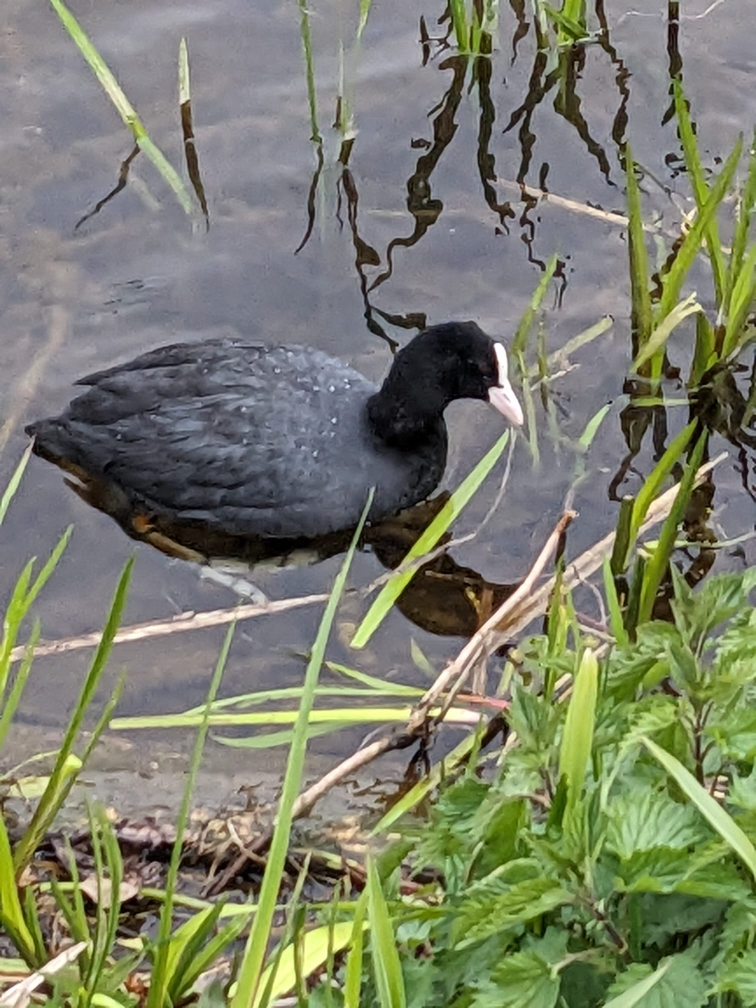
#> input picture loon_picture_bird.jpeg, 1512 x 2016 px (shown at 1/2 size)
$ jupyter execute normalization_techniques.ipynb
#> lines starting #> are read from the running program, lines starting #| are printed output that depends on the picture
# Normalization techniques

Explore different normalization techniques, adapted from large scale imagery to simplistic examples using 2d arrays

Original inspiration for the techniques applied :
- https://medium.com/sentinel-hub/how-to-normalize-satellite-images-for-deep-learning-d5b668c885af (linear normalization)
- https://arxiv.org/ftp/arxiv/papers/1710/1710.02939.pdf (gaussian and norm 2)
- https://www.nature.com/articles/s41597-022-01307-4 (dynamic world)

[cell 1]
import os
import numpy as np
import matplotlib.pyplot as plt
from sklearn.preprocessing import MinMaxScaler # Rescale arrays to 0, 100
from skimage import exposure
import scipy.stats as stats # Z-score normalization

os.chdir("/home/empathyforgiveness/max_website/max-website/_data/assets/images/normalization_distributions")

## Notebook structure

- Create functions for histogram creation and normalization techniques
- Create 3 arrays (normal distribution, left skew, right skew)
- Visualize (plot) each type of distribution after with each normalization technique

[cell 2]
def plot_histogram(arrays, titles: str, norm_type: str):

#> called with norm_type = 'Baseline Comparisons'
    num_plots = len(arrays)
    fig, axes = plt.subplots(1, num_plots, figsize=(5*num_plots, 5))

    plt.suptitle(norm_type)

    for i in range(num_plots):
        axes[i].hist(arrays[i], bins='auto')
        axes[i].set_xlabel('Value')
        axes[i].set_ylabel('Frequency')
        axes[i].set_title(titles[i])

    plt.tight_layout()

    plt.savefig(f'histogram_{norm_type}.png')
#> figure, not shown here; panel 1: tallest bar 111 high, from x = 42.86 to 47.62; panel 2: tallest bar 129 high, from x = 10.71 to 14.29; panel 3: tallest bar 124 high, from x = 86.21 to 89.66
    #plt.show()

### Standard linear normalization
- The lower and upper bounds are set to 0, 1 respectively
- We set 1st and 99th percentile parameters (this will reduce outlier influence, can cause shift in the transformed distribution when skewed data)

[cell 3]
def linear_normalization(array: np.ndarray):
    """
    Description :
        Linear normalization of an array (with optional clipping)

    Parameters:
        array : numpy array
            The array to normalize

    Returns:
        numpy array
            The normalized array

    """

    # Set the maximum value to the 99th percentile
    max_value = np.percentile(array, 98)

    # Set the minimum value to the 1st percentile
    min_value = np.percentile(array, 2)

    # Set a bounds for the normalization
    a_lower, b_upper = 0, 1

    return ((array - min_value)) * ( ( b_upper - a_lower ) / (max_value - min_value) ) + a_lower

### Dynamic world normalization

https://www.nature.com/articles/s41597-022-01307-4

[cell 4]
def dynamic_world_normalization(array: np.ndarray, percentiles: list):

    lp, up = percentiles

    # First log transform the image
    epsilon = 1e-6  # A small value to avoid log(0)
    log_array = np.log(array * 0.005 + 1 + epsilon)

    # Obtain low/upper-percentiles for current channel
    lower_percentile = np.percentile(log_array, lp)
    upper_percentile = np.percentile(log_array, up)

    # Normalize the image adjusting its scale with the percentile bounds
    normalized_array = (log_array - lower_percentile) / (upper_percentile - lower_percentile)

    # Apply the sigmoid function to the image (transforms values to sigmoid function)
    normalized_array = 1 / (1 + np.exp(-normalized_array * 2))

    return normalized_array

### Histogram Equalization

Applications of this method in image transformation can be seen (and explained) in more detail here :
- https://scikit-image.org/docs/stable/auto_examples/color_exposure/plot_equalize.html

[cell 5]
def histogram_normalization(array: np.ndarray, extra_specs: str = "Equalization"):

    if extra_specs == "Equalization":
        array = exposure.equalize_hist(array)
        return array

    elif extra_specs == "Adaptive_Equalization":
        array = exposure.equalize_adapthist(array, clip_limit=0.03)
        return array

[cell 6]
def histogram_equalization(array: np.ndarray):
    # Step 1: Calculate histogram
    hist, bins = np.histogram(array, bins=100, range=(0, 99))

    # Step 2: Calculate cumulative distribution function (CDF)
    cdf = hist.cumsum()

    # Step 3: Normalize the CDF
    cdf_normalized = (cdf - cdf.min()) * 100 / (cdf.max() - cdf.min())
    cdf_normalized = cdf_normalized.astype('uint8')

    # Step 4: Use the normalized CDF to transform the original array
    equalized_arr = np.interp(array, bins[:-1], cdf_normalized)

    return equalized_arr

### Gaussian normalization (standardization)

Paper :
- https://arxiv.org/ftp/arxiv/papers/1710/1710.02939.pdf

[cell 7]
def gaussian_normalization(array: np.ndarray):

    array = stats.zscore(array)
    return array

### Norm 2

Paper :
- https://arxiv.org/ftp/arxiv/papers/1710/1710.02939.pdf

[cell 8]
def norm2_normalization(array: np.ndarray):

    array = np.array(array)
    array = array / np.sqrt(np.sum(array**2))
    return array

## Section 2:

- Histogram creation
- Visualizations

[cell 9]
# Set a seed for reproducability
np.random.seed(80)

# Create the baseline distributions
normal_array = np.random.normal(loc=0, scale=1, size=1000)
right_skewed_array = np.random.gamma(shape=2, scale=2, size=1000)
left_skewed_array = -np.random.gamma(shape=2, scale=2, size=1000)

# Create a scaler for rescaling using min-max scaling to [0, 100]
def rescale(array):
    scaler = MinMaxScaler(feature_range=(0, 100))
    scaled_values = scaler.fit_transform(array.reshape(-1, 1)) # Reshape to 2D array
    return scaled_values.flatten() # Return to 1D array

# Rescale the arrays
normal_array = rescale(normal_array).astype(float)
right_skewed_array = rescale(right_skewed_array).astype(float)
left_skewed_array = rescale(left_skewed_array).astype(float)

# Array list
arrays = [normal_array, right_skewed_array, left_skewed_array]

# Title list
titles = ['Normal Distribution', 'Right Skewed Distribution', 'Left Skewed Distribution']

[cell 10]
plot_histogram(arrays, titles, norm_type = 'Baseline Comparisons')
linear_norm_array = linear_normalization(arrays)
plot_histogram(linear_norm_array, titles, norm_type = 'Linear Normalization')
dynamic_world_normalization_3050 = [dynamic_world_normalization(arr, [30, 50]) for arr in arrays]
dynamic_world_normalization_3070 = [dynamic_world_normalization(arr, [30, 70]) for arr in arrays]
plot_histogram(dynamic_world_normalization_3050, titles, norm_type = 'Dynamic World Normalization [30, 50]')
plot_histogram(dynamic_world_normalization_3070, titles, norm_type = 'Dynamic World Normalization [30, 70]')
histogram_normalization_array_equalization = histogram_equalization(arrays)
# histogram_normalization_array_adaptive_equalization = histogram_normalization(arrays, extra_specs = "Adaptive_Equalization")
plot_histogram(histogram_normalization_array_equalization, titles, norm_type = 'Histogram Equalization')
# plot_histogram(histogram_normalization_array_adaptive_equalization, titles, norm_type = 'Adaptive Histogram Equalization')
gaussian_normalization_array = gaussian_normalization(arrays)
plot_histogram(gaussian_normalization_array, titles, norm_type = 'Gaussian Normalization')
norm2_normalization_array = norm2_normalization(arrays)
plot_histogram(norm2_normalization_array, titles, norm_type = 'Norm2 Normalization')

[cell 11]
import cv2
from matplotlib import pyplot as plt
os.chdir("/home/empathyforgiveness/max_website/max-website/")

[cell 12]
def grayscale_histogram(array):
    print(type(array))
    hist = cv2.calcHist([array], [0], None, [256], [0, 256])
    plt.figure()
    plt.title('Grayscale Histogram')
    plt.ylabel('# of Pixels')
    plt.xlabel('Value')
    plt.plot(hist)

[cell 13]
img = cv2.imread('loon_picture_bird.jpeg', cv2.IMREAD_UNCHANGED)
#> img is the input picture: shape (2016, 1512, 3); mean B, G, R 107.2, 127, 123.2
print(img.shape)
#| (2016, 1512, 3)
b,g,r = cv2.split(img)
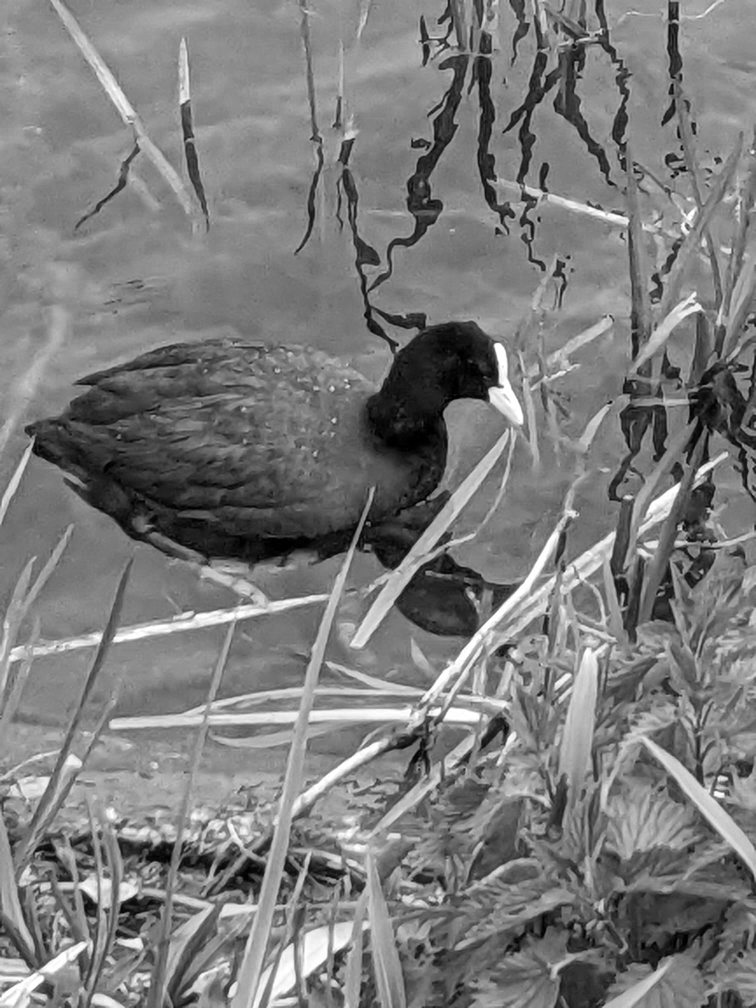
#> r: shape (2016, 1512) (shown at 1/2 size); min 0, max 255, mean 123.2
g2 = g.copy()

print(g2.shape)
#| (2016, 1512)

# Channel (1, here green, BGR) has highest reflectance, best for seeing contrast
plt.imshow(g2, cmap='gray')

[cell 14]
os.chdir("/home/empathyforgiveness/max_website/max-website/assets/imgs")

[cell 15]
baseline_hist = cv2.calcHist([g2], [0], None, [256], [0, 256])
#> baseline_hist = 256 values, max 47877 at index 136, min 1087 at index 249, mean 11907
plt.figure()
plt.title('Grayscale Histogram')
plt.ylabel('# of Pixels')
plt.xlabel('Value')
plt.plot(baseline_hist)
plt.savefig("baseline_histogram.jpeg")
#> figure, not shown here; curve peaks at x = 136, y = 47877

[cell 16]
dwn3050 = dynamic_world_normalization(g2, [30, 50])
#> in dynamic_world_normalization (call 7), `log_array = np.log(array * 0.005 + 1 + epsilon)`:
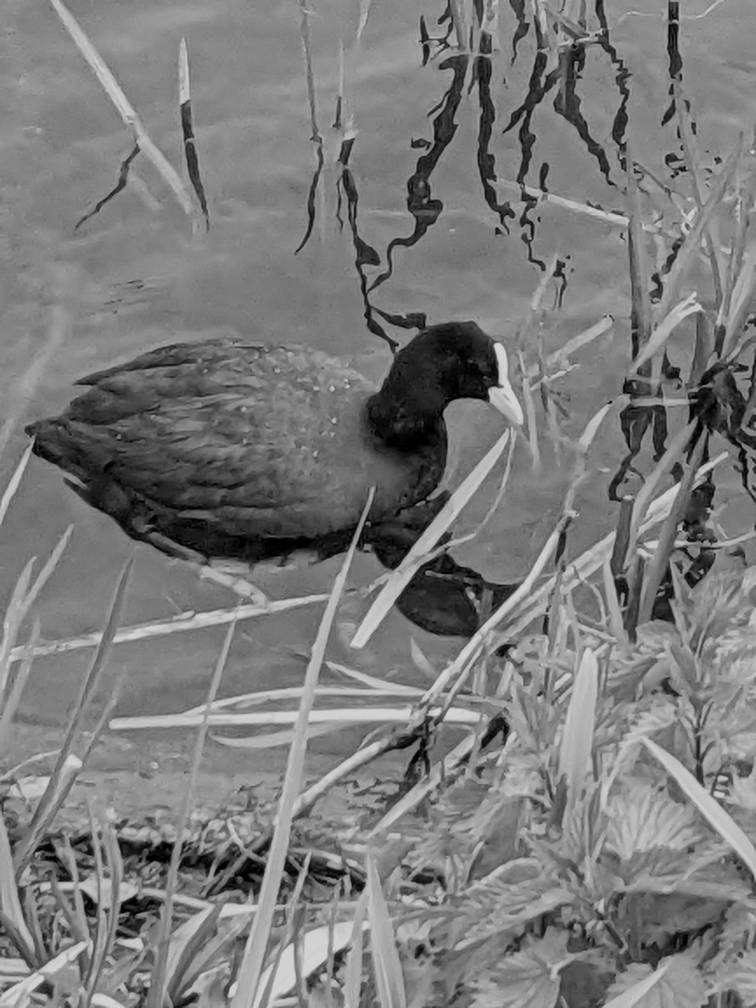
#> log_array: shape (2016, 1512) float64 (shown at 1/2 size); min 1e-06, max 0.822, mean 0.481
#> in dynamic_world_normalization (call 7), `lower_percentile = np.percentile(log_array, lp)`: lower_percentile = 0.457
#> in dynamic_world_normalization (call 7), `upper_percentile = np.percentile(log_array, up)`: upper_percentile = 0.504
dwn3070 = dynamic_world_normalization(g2, [30, 70])
#> in dynamic_world_normalization (call 8), `upper_percentile = np.percentile(log_array, up)`: upper_percentile = 0.545
#> in dynamic_world_normalization (call 8), `normalized_array = 1 / (1 + np.exp(-normalized_array * 2))`:
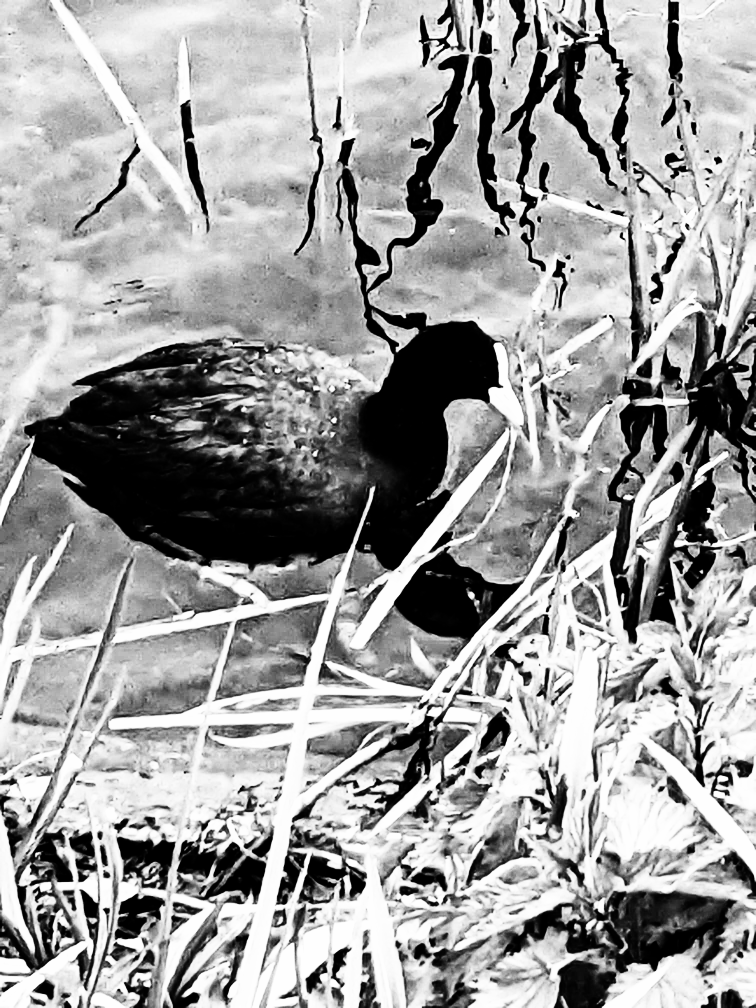
#> normalized_array: shape (2016, 1512) float64 (shown at 1/2 size); min 2.98e-05, max 1, mean 0.626
dwn1050 = dynamic_world_normalization(g2, [10, 50])
#> in dynamic_world_normalization (call 9), `lower_percentile = np.percentile(log_array, lp)`: lower_percentile = 0.243
#> in dynamic_world_normalization (call 9), `upper_percentile = np.percentile(log_array, up)`: upper_percentile = 0.504
#> in dynamic_world_normalization (call 9), `normalized_array = 1 / (1 + np.exp(-normalized_array * 2))`:
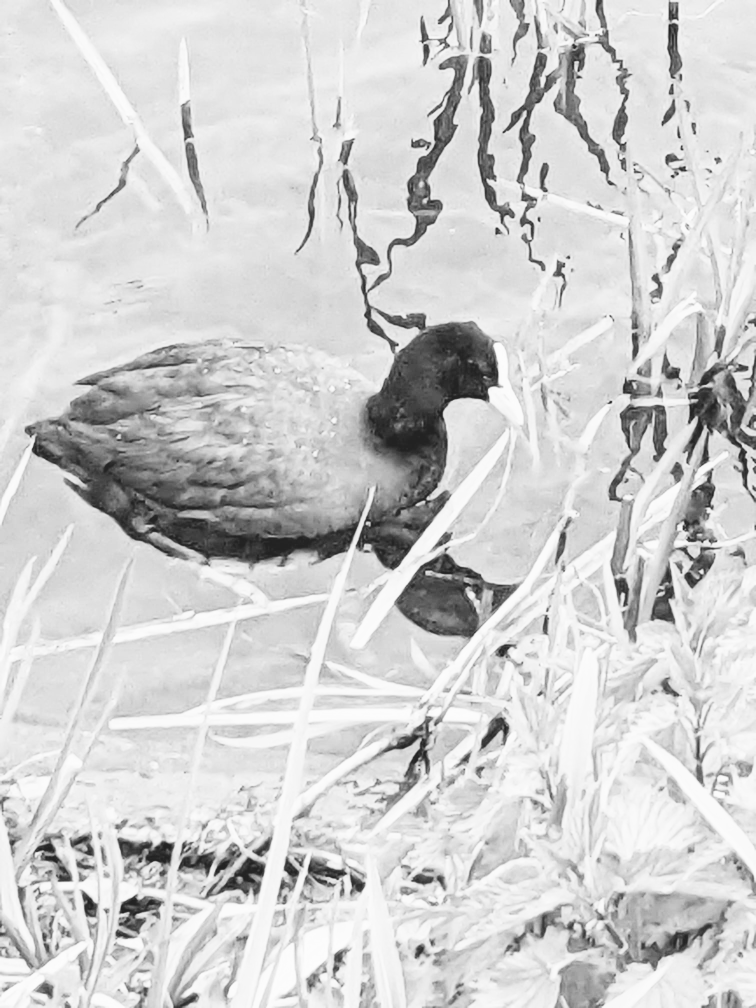
#> normalized_array: shape (2016, 1512) float64 (shown at 1/2 size); min 0.134, max 0.988, mean 0.815
dwn1070 = dynamic_world_normalization(g2, [10, 70])

dwn3050flat = dwn3050.flatten()
dwn3070flat = dwn3070.flatten()
dwn1050flat = dwn1050.flatten()
dwn1070flat = dwn1070.flatten()

# Create a figure and axes for subplots
fig, axes = plt.subplots(2, 4, figsize=(10, 8))

# Plot each image on its corresponding subplot and turn off axis labels
axes[0, 0].imshow(dwn3050, cmap='gray')
axes[0, 0].set_title('Dwn3050')
axes[0, 0].set_xticks([])
axes[0, 0].set_yticks([])

# Histogram for dwn3050
axes[1, 0].hist(dwn3050flat, bins=50, range=(min(dwn3050flat), max(dwn3050flat)), alpha=0.7)
axes[1, 0].set_title('Histogram')
axes[1, 0].set_xlabel('Pixel Value')
axes[1, 0].set_ylabel('Frequency')


axes[0, 1].imshow(dwn3070, cmap='gray')
axes[0, 1].set_title('Dwn3070')
axes[0, 1].set_xticks([])
axes[0, 1].set_yticks([])

# Histogram for dwn3070
axes[1, 1].hist(dwn3070flat, bins=50, range=(min(dwn3070flat), max(dwn3070flat)), alpha=0.7)
axes[1, 1].set_title('Histogram')
axes[1, 1].set_xlabel('Pixel Value')
axes[1, 1].set_ylabel('Frequency')

axes[0, 2].imshow(dwn1050, cmap='gray')
axes[0, 2].set_title('Dwn1050')
axes[0, 2].set_xticks([])
axes[0, 2].set_yticks([])

# Histogram for dwn1050
axes[1, 2].hist(dwn1050flat, bins=50, range=(min(dwn1050flat), max(dwn1050flat)), alpha=0.7)
axes[1, 2].set_title('Histogram')
axes[1, 2].set_xlabel('Pixel Value')
axes[1, 2].set_ylabel('Frequency')

axes[0, 3].imshow(dwn1070, cmap='gray')
axes[0, 3].set_title('Dwn1070')
axes[0, 3].set_xticks([])
axes[0, 3].set_yticks([])

# Histogram for dwn1070
axes[1, 3].hist(dwn1070flat, bins=50, range=(min(dwn1070flat), max(dwn1070flat)), alpha=0.7)
axes[1, 3].set_title('Histogram')
axes[1, 3].set_xlabel('Pixel Value')
axes[1, 3].set_ylabel('Frequency')

# Adjust layout to prevent overlap
plt.tight_layout()

plt.savefig("Dynamic-world-normalization.jpeg")
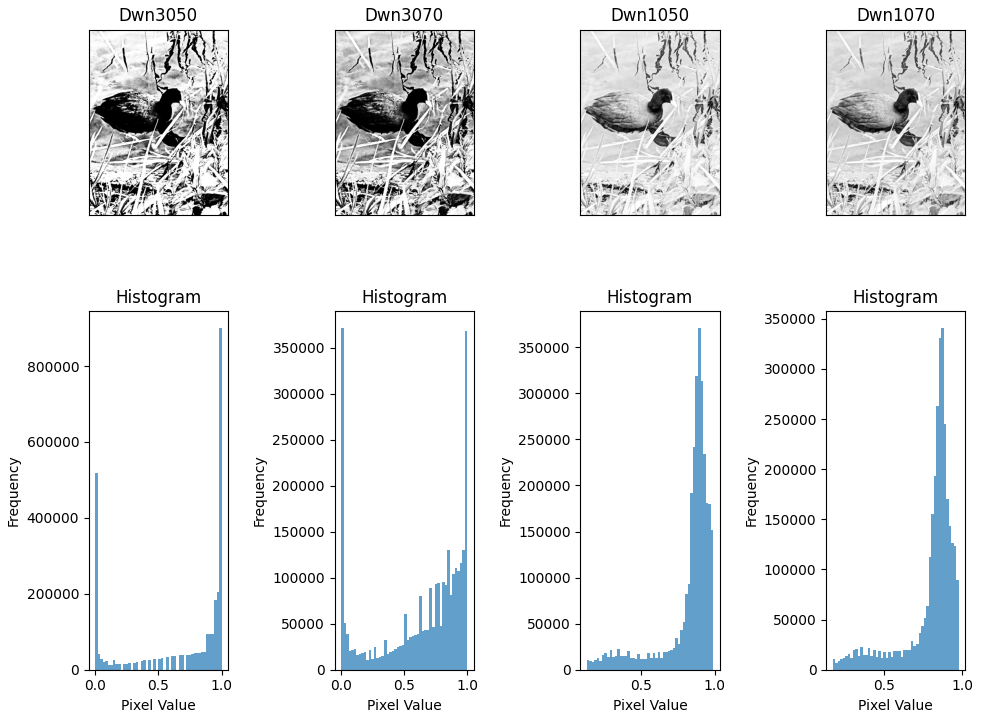
#> figure drawn by matplotlib, 8 panels; panel 5: tallest bar 899466 high, from x = 0.98 to 1; panel 6: tallest bar 371414 high, from x = 2.98e-05 to 0.02; panel 7: tallest bar 370605 high, from x = 0.886 to 0.903; panel 8: tallest bar 340592 high, from x = 0.865 to 0.881

# Display the plot
plt.show()

[cell 17]
def flatten_image(array):

    flatten_image = array.flatten()

    return flatten_image

[cell 18]
# Linear Normalization
ln = linear_normalization(g2)
print(type(ln))
#| <class 'numpy.ndarray'>
f_img = flatten_image(ln)

# Histogram Normalization
histo_norm = histogram_normalization(g2)
print(type(histo_norm))
#| <class 'numpy.ndarray'>
f_img_hn = flatten_image(histo_norm)

# Gaussian Normalization
gn = gaussian_normalization(g2)
print(type(gn))
#| <class 'numpy.ndarray'>
f_img_gn = flatten_image(gn)

# Norm2 Normalization
n2n = norm2_normalization(g2)
print(type(n2n))
#| <class 'numpy.ndarray'>
f_img_n2n = flatten_image(n2n)

# Create a figure and axes for subplots
fig, axes = plt.subplots(2, 4, figsize=(10, 8))

# Plot each image on its corresponding subplot and turn off axis labels
axes[0, 0].imshow(ln, cmap='gray')
axes[0, 0].set_title('Linear Normalization')
axes[0, 0].set_xticks([])
axes[0, 0].set_yticks([])

# Plot histogram
axes[1, 0].hist(f_img, bins=50, range=(min(f_img), max(f_img)), color='gray', alpha=0.7)
axes[1, 0].set_title('Histogram')
axes[1, 0].set_xlabel('Pixel Value')
axes[1, 0].set_ylabel('Frequency')

axes[0, 1].imshow(histo_norm, cmap='gray')
axes[0, 1].set_title('Histogram Normalization')
axes[0, 1].set_xticks([])
axes[0, 1].set_yticks([])

# Plot histogram
axes[1, 1].hist(f_img_hn, bins=30, range=(min(f_img_hn), max(f_img_hn)), color='gray', alpha=0.7)
axes[1, 1].set_title('Histogram')
axes[1, 1].set_xlabel('Pixel Value')
axes[1, 1].set_ylabel('Frequency')

axes[0, 2].imshow(gn, cmap='gray')
axes[0, 2].set_title('Gaussian Normalization')
axes[0, 2].set_xticks([])
axes[0, 2].set_yticks([])

# Plot histogram
axes[1, 2].hist(f_img_gn, bins=30, range=(min(f_img_gn), max(f_img_gn)), color='gray', alpha=0.7)
axes[1, 2].set_title('Histogram')
axes[1, 2].set_xlabel('Pixel Value')
axes[1, 2].set_ylabel('Frequency')

axes[0, 3].imshow(n2n, cmap='gray')
axes[0, 3].set_title('Norm2 Normalization')
axes[0, 3].set_xticks([])
axes[0, 3].set_yticks([])
# Plot histogram
axes[1, 3].hist(f_img_n2n, bins=30, range=(min(f_img_n2n), max(f_img_n2n)), color='gray', alpha=0.7)
axes[1, 3].set_title('Histogram')
axes[1, 3].set_xlabel('Pixel Value')
axes[1, 3].set_ylabel('Frequency')

# Adjust layout to prevent overlap
plt.tight_layout()

plt.savefig("Additional-normalizations.jpeg")
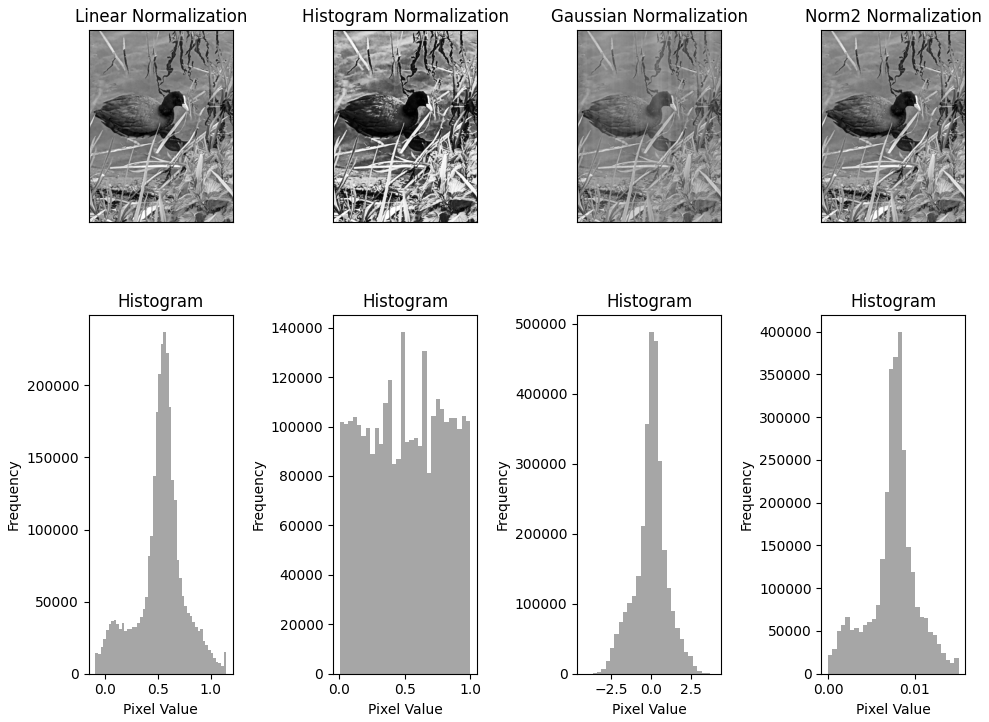
#> figure drawn by matplotlib, 8 panels; panel 5: tallest bar 236851 high, from x = 0.551 to 0.576; panel 6: tallest bar 138131 high, from x = 0.467 to 0.501; panel 7: tallest bar 487538 high, from x = -0.106 to 0.166; panel 8: tallest bar 399133 high, from x = 0.00802 to 0.00853

# Display the plot
plt.show()
